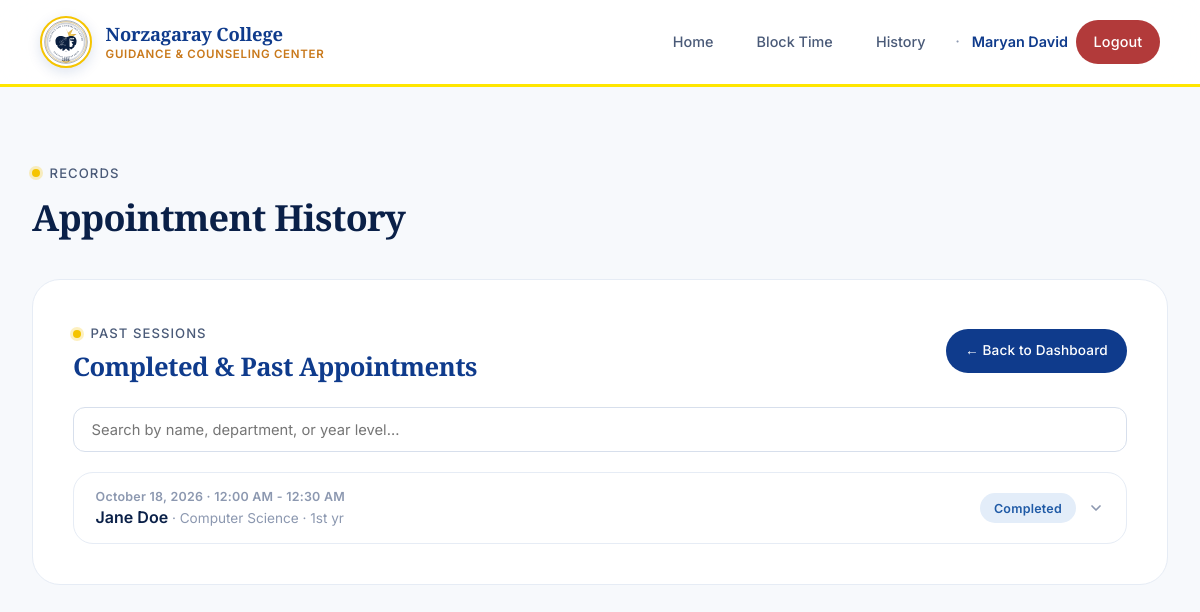
/counselor/history (signed in), run on the app's committed database.
### app.py (models this page shows, shortened)
class User(UserMixin, db.Model):
    id = db.Column(db.Integer, primary_key=True)
    username = db.Column(db.String(80), unique=True, nullable=False)
    email = db.Column(db.String(120), unique=True, nullable=False)
    password_hash = db.Column(db.String(256), nullable=False)
    role = db.Column(db.String(20), nullable=False)
    is_admin = db.Column(db.Boolean, default=False, nullable=False)
    full_name = db.Column(db.String(120), nullable=False)
    specialty = db.Column(db.String(120))
    student_id = db.Column(db.String(50))
    phone = db.Column(db.String(20))
    reset_token = db.Column(db.String(256))
    reset_token_expiry = db.Column(db.DateTime)
    @property
    def is_counselor(self):
        return self.role == 'counselor'

class Appointment(db.Model):
    id = db.Column(db.Integer, primary_key=True)
    counselor_id = db.Column(db.Integer, db.ForeignKey('user.id'), nullable=False)
    student_id = db.Column(db.Integer, db.ForeignKey('user.id'), nullable=True)
    date = db.Column(db.Date, nullable=False)
    start_time = db.Column(db.Time, nullable=False)
    end_time = db.Column(db.Time, nullable=False)
    purpose = db.Column(db.Text, nullable=False)
    status = db.Column(db.String(20), default='pending')
    notes = db.Column(db.Text)
    created_at = db.Column(db.DateTime, default=datetime.utcnow)
    first_name = db.Column(db.String(80))
    middle_name = db.Column(db.String(80))
    last_name = db.Column(db.String(80))
    birthday = db.Column(db.Date)
    section = db.Column(db.String(50))
    year_level = db.Column(db.String(50))
    department = db.Column(db.String(100))
    mood_rating = db.Column(db.String(20))
    mood_description = db.Column(db.String(200))
    contact_email = db.Column(db.String(120))
    contact_phone = db.Column(db.String(20))
    guest_student_id = db.Column(db.String(50))
    referred_by_id = db.Column(db.Integer, db.ForeignKey('user.id'), nullable=True)
    is_guest = db.Column(db.Boolean, default=False)
    session_summary = db.Column(db.Text)
    student = db.relationship('User', foreign_keys=[student_id], backref=db.backref('student_appointments', lazy=True))
    counselor = db.relationship('User', foreign_keys=[counselor_id], backref=db.backref('counselor_appointments', lazy=True))
    referred_by = db.relationship('User', foreign_keys=[referred_by_id], backref=db.backref('referrals', lazy=True))
    __table_args__ = (db.UniqueConstraint('counselor_id', 'date', 'start_time', name='_counselor_date_time_uc'),)
    @property
    def time_str(self):
        return f"{self.start_time.strftime('%I:%M %p')} - {self.end_time.strftime('%I:%M %p')}"
    @property
    def guest_full_name(self):
        parts = [p for p in [self.first_name, self.middle_name, self.last_name] if p]
        return ' '.join(parts) if parts else None
    @property
    def display_name(self):
        if self.is_guest:
            return self.guest_full_name or 'Guest Student'
        return self.student.full_name if self.student else 'Unknown'

### app.py (the view)
@app.route('/counselor/history')
@login_required
def counselor_history():
    if not current_user.is_counselor:
        abort(403)
    upcoming_ids = {a.id for a in upcoming_appointments_query(current_user.id).all()}
    all_appointments = Appointment.query.filter_by(
        counselor_id=current_user.id
    ).order_by(Appointment.date.desc(), Appointment.start_time.desc()).all()
    past_appointments = [a for a in all_appointments if a.id not in upcoming_ids]
    return render_template('counselor_history.html', appointments=past_appointments)

### app.py (called while the page is built)
@login_manager.user_loader
def load_user(user_id):
    return User.query.get(int(user_id))

def fmt_date_long(value):
    if value is None:
        return ''
    try:
        return value.strftime('%B') + ' ' + str(value.day) + ', ' + str(value.year)
    except Exception:
        return str(value)

def fmt_date_short(value):
    if value is None:
        return ''
    try:
        return value.strftime('%b') + ' ' + str(value.day)
    except Exception:
        return str(value)

def upcoming_appointments_query(counselor_id):
    today = datetime.now().date()
    return Appointment.query.filter_by(counselor_id=counselor_id).filter(
        db.or_(
            db.and_(
                Appointment.date >= today,
                Appointment.status != 'completed'
            ),
            db.and_(
                Appointment.referred_by_id.isnot(None),
                Appointment.status.in_(['pending', 'approved'])
            )
        )
    )

### templates/counselor_history.html (shortened to what this page needs)
{% extends "base.html" %}
{% block content %}
<div class="section-label" style="margin-bottom: 0.75rem;">Records</div>
<h2 style="font-size: 2.25rem; margin-bottom: 2.5rem; border: none; padding: 0;">Appointment History</h2>
<div class="card">
    <div style="display: flex; justify-content: space-between; align-items: center; margin-bottom: 1.5rem; flex-wrap: wrap; gap: 0.75rem;">
        <div>
            <div class="section-label" style="margin-bottom: 0.5rem;">Past Sessions</div>
            <h2 style="margin: 0; border: none; padding: 0; font-size: 1.6rem;">Completed &amp; Past Appointments</h2>
        </div>
        <a href="{{ url_for('counselor_dashboard') }}" class="btn btn-primary" style="padding: 0.7rem 1.2rem; font-size: 0.85rem;">
            ← Back to Dashboard
        </a>
    </div>
    {% if appointments %}
        <input type="search" id="historySearch" class="history-search" autocomplete="off"
               aria-label="Search appointment history"
               placeholder="Search by name, department, or year level…">
        <div class="history-list" id="historyList">
            {% for appt in appointments %}
                <div class="history-entry" data-search="{{ appt.display_name }} {{ appt.department or '' }} {{ appt.year_level or '' }}">
                    <button type="button" class="history-head" data-history-toggle aria-expanded="false">
                        <div class="history-head-main">
                            <span class="history-date">{{ appt.date|fmt_long }} · {{ appt.time_str }}</span>
                            <span class="history-name">{{ appt.display_name }}{% if appt.department or appt.year_level %}<span class="history-sub"> · {% if appt.department %}{{ appt.department }}{% endif %}{% if appt.department and appt.year_level %} · {% endif %}{% if appt.year_level %}{{ appt.year_level }}{% endif %}</span>{% endif %}</span>
                        </div>
                        <div class="history-head-meta">
                            {% if appt.status == 'pending' %}
                                <span class="badge badge-pending">Pending</span>
                            {% elif appt.status == 'approved' %}
                                <span class="badge badge-approved">Approved</span>
                            {% elif appt.status == 'rejected' %}
                                <span class="badge badge-rejected">Rejected</span>
                            {% elif appt.status == 'completed' %}
                                <span class="badge badge-completed">Completed</span>
                            {% endif %}
                            <svg class="history-chevron" width="16" height="16" viewBox="0 0 24 24" fill="none" stroke="currentColor" stroke-width="2.5" stroke-linecap="round" stroke-linejoin="round"><polyline points="6 9 12 15 18 9"></polyline></svg>
                        </div>
                    </button>
                </div>
            {% endfor %}
        </div>
    {% else %}
        <div class="empty-state">
            <p>No past appointments yet.</p>
            <p style="margin-top: 0.5rem; font-size: 0.95rem;">Completed sessions and appointments whose date has passed will appear here.</p>
        </div>
    {% endif %}
</div>
{% endblock %}

### templates/base.html (shortened to what this page needs)
<!DOCTYPE html>
<html lang="en">
<head>
    <link rel="stylesheet" href="{{ url_for('static', filename='styles.css') }}">
</head>
<body>
    <nav class="navbar">
        <a href="{{ url_for('index') }}" class="brand" id="appTitle" title="{{ 'Press Ctrl+` to switch to Student access' if session.get('counselor_access') else 'Press Ctrl+` for Counselor access' }}">
            <div class="brand-logo{% if session.get('counselor_access') %} counselor-mode{% endif %}">
                <img src="{{ url_for('static', filename='logo.svg') }}" alt="Norzagaray College Guidance and Counseling Center Seal">
            </div>
            <div class="brand-text">
                <h1 class="brand-title">Norzagaray College</h1>
                <span class="brand-subtitle">Guidance &amp; Counseling Center</span>
            </div>
        </a>
        <div class="nav-links">
            <a href="{{ url_for('index') }}">Home</a>
            {% if current_user.is_authenticated %}
                {% if current_user.is_counselor %}
                    {% if not current_user.is_admin %}
                        <a href="{{ url_for('block_time') }}">Block Time</a>
                        <a href="{{ url_for('counselor_history') }}">History</a>
                    {% endif %}
                {% elif current_user.is_teacher %}
                    <a href="{{ url_for('teacher_refer') }}">Refer Student</a>
                {% endif %}
                {% if not current_user.is_admin %}
                    <span class="nav-dot">·</span>
                {% endif %}
                <span class="nav-username">{{ current_user.full_name }}</span>
                <a href="{{ url_for('logout') }}" class="btn btn-danger btn-sm">Logout</a>
            {% else %}
                {% if session.get('counselor_access') %}
                    <a href="{{ url_for('login') }}">Counselor Login</a>
                {% else %}
                    <a href="{{ url_for('index') }}#counselors" class="btn btn-primary btn-sm">Book an Appointment</a>
                {% endif %}
            {% endif %}
        </div>
    </nav>
    <div class="container">
        {% block content %}{% endblock %}
    </div>
</body>
</html>

### data on the page
User: full_name "Maryan David"
Appointment: date|fmt_long "October 18, 2026", time_str "12:00 AM - 12:30 AM", display_name "Jane Doe", department "Computer Science", year_level "1st yr", status "Completed"
